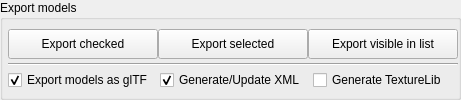
            <widget class="QGroupBox" name="groupBox_3">
             <property name="sizePolicy">
              <sizepolicy hsizetype="Preferred" vsizetype="Preferred">
               <horstretch>0</horstretch>
               <verstretch>0</verstretch>
              </sizepolicy>
             </property>
             <property name="minimumSize">
              <size>
               <width>0</width>
               <height>0</height>
              </size>
             </property>
             <property name="title">
              <string>Export models</string>
             </property>
             <layout class="QHBoxLayout" name="horizontalLayout">
              <property name="leftMargin">
               <number>5</number>
              </property>
              <property name="topMargin">
               <number>5</number>
              </property>
              <property name="rightMargin">
               <number>0</number>
              </property>
              <property name="bottomMargin">
               <number>0</number>
              </property>
              <item>
               <layout class="QVBoxLayout" name="verticalLayout_6">
                <property name="spacing">
                 <number>0</number>
                </property>
                <item>
                 <layout class="QHBoxLayout" name="horizontalLayout_12">
                  <property name="topMargin">
                   <number>0</number>
                  </property>
                  <item>
                   <widget class="QPushButton" name="btnExportTicked">
                    <property name="minimumSize">
                     <size>
                      <width>150</width>
                      <height>30</height>
                     </size>
                    </property>
                    <property name="toolTip">
                     <string>Export checked object(s) in list</string>
                    </property>
                    <property name="text">
                     <string>Export checked</string>
                    </property>
                   </widget>
                  </item>
                  <item>
                   <widget class="QPushButton" name="btnExportSelected">
                    <property name="minimumSize">
                     <size>
                      <width>150</width>
                      <height>30</height>
                     </size>
                    </property>
                    <property name="toolTip">
                     <string>Export selected object(s) in list</string>
                    </property>
                    <property name="text">
                     <string>Export selected</string>
                    </property>
                   </widget>
                  </item>
                  <item>
                   <widget class="QPushButton" name="btnExportAll">
                    <property name="minimumSize">
                     <size>
                      <width>150</width>
                      <height>30</height>
                     </size>
                    </property>
                    <property name="toolTip">
                     <string>Export all object(s) visible in list</string>
                    </property>
                    <property name="text">
                     <string>Export visible in list</string>
                    </property>
                   </widget>
                  </item>
                 </layout>
                </item>
                <item>
                 <widget class="Line" name="line_10">
                  <property name="orientation">
                   <enum>Qt::Horizontal</enum>
                  </property>
                 </widget>
                </item>
                <item>
                 <layout class="QHBoxLayout" name="horizontalLayout_4">
                  <property name="spacing">
                   <number>7</number>
                  </property>
                  <item>
                   <widget class="QCheckBox" name="cbGltfExport">
                    <property name="toolTip">
                     <string>Gltf is the file format used to export 3D models into flight simulator</string>
                    </property>
                    <property name="text">
                     <string>Export models as glTF</string>
                    </property>
                    <property name="checked">
                     <bool>true</bool>
                    </property>
                   </widget>
                  </item>
                  <item>
                   <widget class="QCheckBox" name="cbXmlExport">
                    <property name="toolTip">
                     <string>Micorosft Flight simulator 2024 needs an xml file alongside the gltf model files</string>
                    </property>
                    <property name="text">
                     <string>Generate/Update XML</string>
                    </property>
                    <property name="checked">
                     <bool>true</bool>
                    </property>
                   </widget>
                  </item>
                  <item>
                   <widget class="QCheckBox" name="cbTextureLib">
                    <property name="enabled">
                     <bool>true</bool>
                    </property>
                    <property name="toolTip">
                     <string>Generate an XML for the texture Lib when exporting</string>
                    </property>
                    <property name="text">
                     <string>Generate TextureLib</string>
                    </property>
                    <property name="checked">
                     <bool>false</bool>
                    </property>
                   </widget>
                  </item>
                 </layout>
                </item>
               </layout>
              </item>
             </layout>
            </widget>
